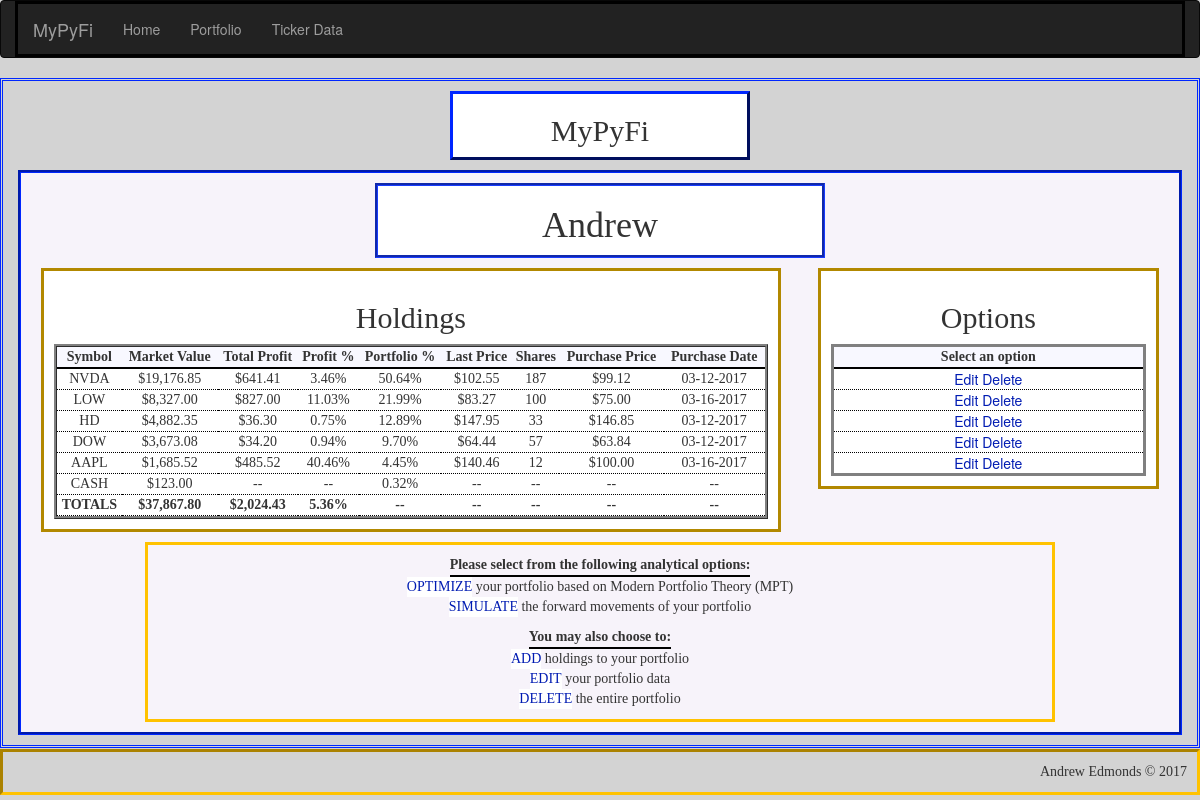
The app's page /portfolio/Andrew, older data.
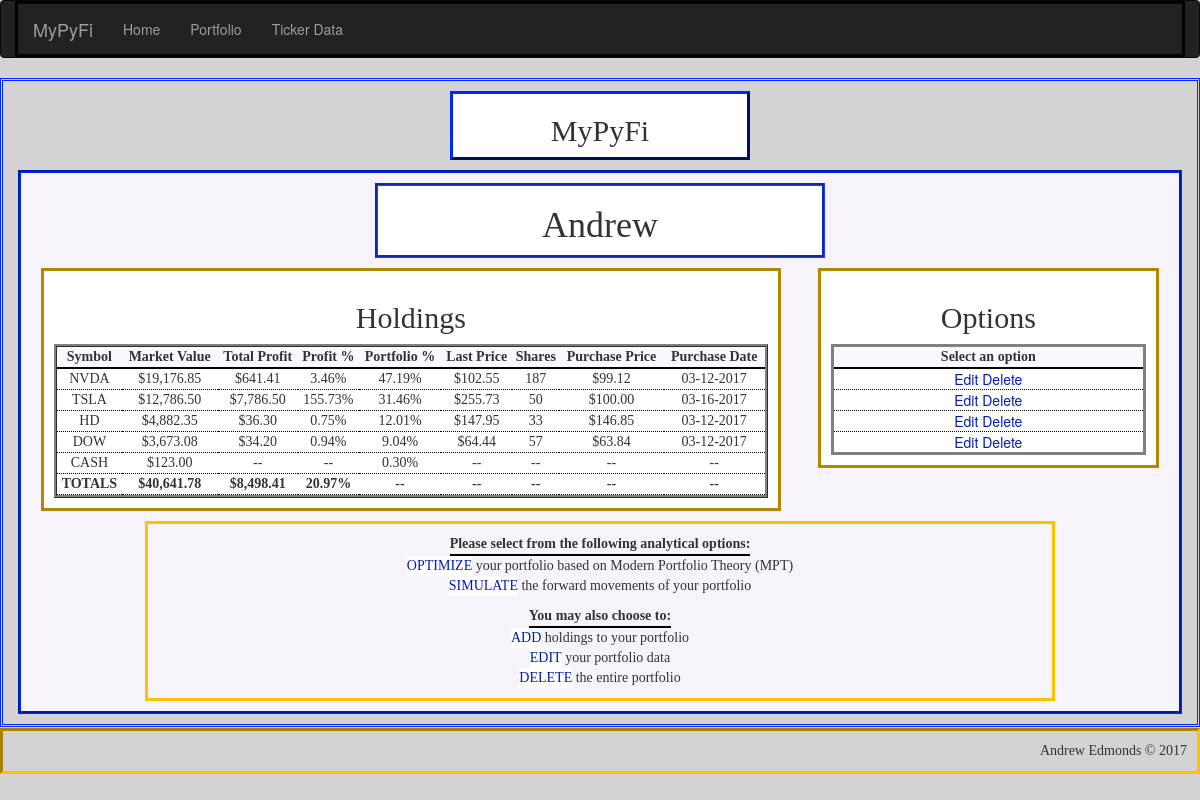
The same page, newer data.
### app/models.py (models this page shows, shortened)
class Portfolio(db.Model):
    __tablename__ = 'portfolios'
    id = db.Column(db.Integer, primary_key=True, autoincrement=True)
    name = db.Column(db.String(25), unique=True)    # name of portfolio
    cash = db.Column(db.Float)                      # cash holdings within portfolio
    market_value = db.Column(db.Float)              # market value of all holdings + cash
    total_profit = db.Column(db.Float)              # total profits of all holdings
    invested = db.Column(db.Float)                  # total amount invested into holdings - excludes cash holding
    profit_percent = db.Column(db.Float)            # percent return on current amount invested - excludes cash holding
    num_holdings = db.Column(db.Integer)            # total number of holdings in portfolio - excludes cash holding
    holdings = db.relationship('Holding', backref='portfolio', lazy='dynamic')

class Holding(db.Model):
    __tablename__ = 'holdings'
    id = db.Column(db.Integer, primary_key=True, autoincrement=True)
    symbol = db.Column(db.String(6))            # stock symbol
    shares = db.Column(db.Integer)              # number of shares held
    market_value = db.Column(db.Float)          # market value of holding
    purch_date = db.Column(db.Date)             # date holding was purchased
    purch_price = db.Column(db.Float)           # share price on purchase date
    last_price = db.Column(db.Float)            # most recent price from pandas_dataframe module
    total_profit = db.Column(db.Float)          # total profits of holding ($)
    profit_percent = db.Column(db.Float)        # percent profit based on initial amount invested
    portfolio_percent = db.Column(db.Float)     # percent holding makes up of overall portfolio
    last_updated = db.Column(db.String)         # date holding's last_price attribute was updated
    portfolio_id = db.Column(db.Integer, db.ForeignKey('portfolios.id'))

### app/main/views.py (the view)
@main.route('/portfolio/<name>', methods=['GET', 'POST'])
def portfolio(name):
    portfolio = Portfolio.query.filter_by(name=name).first()
    if portfolio is None:
        abort(404)
    else:
        session['portfolio'] = str(portfolio.name)
    holding_data = portfolio.holdings.order_by(Holding.portfolio_percent.desc()).all()
    return render_template('portfolio/portfolio.html', name=name, holding_data=holding_data, cash=portfolio.cash)

### app/templates/portfolio/portfolio.html (shortened to what this page needs)
{% extends "base-detailed.html" %}
{% import "bootstrap/wtf.html" as wtf %}
{% block page_title %}
<h2>
    <center>MyPyFi</center>
</h2>
{% endblock %}
{% block main_title %}
<h1>{{ name }}</h1>
{% endblock %}
{% block main_focus %}
{% if not holding_data|count > 0 %}
<h1>
    <center>No Holdings Found!</center>
</h1>
<p>
<center>There are no holdings saved in the portfolio {{ name }}</center></p>
{% else %}
<h2>
    <center>Holdings</center>
</h2>
<table style="width:100%" id="portfolio_table">
    <tr>
        <th>
            <center>Symbol</center>
        </th>
        <th>
            <center>Market Value</center>
        </th>
        <th>
            <center>Total Profit</center>
        </th>
        <th>
            <center>Profit %</center>
        </th>
        <th>
            <center>Portfolio %</center>
        </th>
        <th>
            <center>Last Price</center>
        </th>
        <th>
            <center>Shares</center>
        </th>
        <th>
            <center>Purchase Price</center>
        </th>
        <th>
            <center>Purchase Date</center>
        </th>
    </tr>
    {% for holding in holding_data %}
    <tr>
        <td>
            <center>{{ holding["symbol"] | upper }}</center>
        </td>
        <td>
            <center>{{ "${:,.2f}".format(holding["last_price"]*holding["shares"]) }}</center>
        </td>
        <td>
            <center>{{ "${:,.2f}".format(holding["total_profit"]) }}</center>
        </td>
        <td>
            <center>{{ "{0:.2f}%".format(holding["profit_percent"]*100) }}</center>
        </td>
        <td>
            <center>{{ "{0:.2f}%".format(holding["portfolio_percent"]*100) }}</center>
        </td>
        <td>
            <center>{{ "${:,.2f}".format(holding["last_price"]) }}</center>
        </td>
        <td>
            <center>{{ holding["shares"] }}</center>
        </td>
        <td>
            <center>{{ "${:,.2f}".format(holding["purch_price"]) }}</center>
        </td>
        <td>
            <center>{{ "{:%m-%d-%Y}".format(holding["purch_date"]) }}</center>
        </td>
    </tr>
    {% endfor %}
    <tr id="cash_row">
        <td>
            <center>CASH</center>
        </td>
        <td>
            <center>{{ "${:,.2f}".format(cash) }}</center>
        </td>
        <td>
            <center>--</center>
        </td>
        <td>
            <center>--
            </center>
        </td>
        <td>
            <center>{{
                "{0:.2f}%".format(100*cash/(holding_data|sum(attribute="market_value")+cash))
                }}
            </center>
        </td>
        <td>
            <center>--
            </center>
        </td>
        <td>
            <center>--
            </center>
        </td>
        <td>
            <center>--
            </center>
        </td>
        <td>
            <center>--
            </center>
        </td>
    </tr>
    <tr id="focus_total_row">
        <td>
            <center>TOTALS</center>
        </td>
        <td>
            <center>{{ "${:,.2f}".format(cash + holding_data|sum(attribute="market_value")) }}</center>
        </td>
        <td>
            <center>{{ "${:,.2f}".format(holding_data|sum(attribute="total_profit")) }}</center>
        </td>
        <td>
            <center>{{
                "{0:.2f}%".format(100*holding_data|sum(attribute="total_profit")/holding_data|sum(attribute="market_value"))
                }}
            </center>
        </td>
        <td>
            <center>--
            </center>
        </td>
        <td>
            <center>--
            </center>
        </td>
        <td>
            <center>--
            </center>
        </td>
        <td>
            <center>--
            </center>
        </td>
        <td>
            <center>--
            </center>
        </td>
    </tr>
</table>
{% endif %}
{% endblock %}
{% block main_options %}
{% if not holding_data|count > 0 %}
<h1>
    <center>No Holdings Found!</center>
</h1>
<p>
<center>There are no holdings saved in the portfolio {{ name }}</center></p>
{% else %}
<h2>
    <center>Options</center>
</h2>
<table style="width:100%" id="options_table">
    <tr>
        <th>
            <center>Select an option</center>
        </th>
    </tr>
    {% for holding in holding_data %}
    <tr>
        <td>
            <a class="button"
               href="{{ url_for('main.holding_edit', name=name, symbol=holding['symbol'], holding_id = holding['id'])}}">Edit</a>
            <a class="button"
               href="{{ url_for('main.holding_delete_ask', name=name, symbol=holding['symbol'], holding_id = holding['id'])}}">Delete</a>
        </td>
    </tr>
    {% endfor %}
</table>
{% endif %}
{% endblock %}
{% block verbage %}
<table style="width:100%" id="verbage_action_table">
    <tr>
        <th>
            <center>Please select from the following analytical options:</center>
        </th>
    </tr>
    <tr>
        <td>
            <a class="button" href="{{ url_for('main.portfolio_optimal_ask', name=name) }}">OPTIMIZE</a>
            your portfolio based on Modern Portfolio Theory (MPT)
        </td>
    </tr>
    <tr>
        <td>
            <a class="button" href="{{ url_for('main.portfolio_simulate_ask', name=name) }}">SIMULATE</a>
            the forward movements of your portfolio
        </td>
    </tr>
</table>
<table style="width:100%" id="verbage_edit_table">
    <tr>
        <th>
            <center>You may also choose to:</center>
        </th>
    </tr>
    <tr>
        <td>
            <a class="button" href="{{ url_for('main.holding_add', name=name) }}">ADD</a>
            holdings to your portfolio
        </td>
    </tr>
    <tr>
        <td>
            <a class="button" href="{{ url_for('main.portfolio_edit', name=name) }}">EDIT</a>
            your portfolio data
        </td>
    </tr>
    <tr>
        <td>
            <a class="button" href="{{ url_for('main.portfolio_delete_ask', name=name) }}">DELETE</a> the entire
            portfolio
        </td>
    </tr>
</table>
{% endblock %}

### app/templates/base-detailed.html (shortened to what this page needs)
{% extends "base.html" %}
{% block head %}
{{ super() }}
<link rel="stylesheet" href="{{ url_for('static',filename='css/style_main.css') }}" type="text/css">
{% endblock %}
{% block main_content %}
<div class="title" id="title">
    {% block page_title %}Page title{% endblock %}
</div>
<div class="container" id="main">
    <div class="title" id="main-title">
        {% block main_title %}Main Title{% endblock %}
    </div>
    <div class="container" id="main-focus">
        {% block main_focus %}Main focus{% endblock %}
    </div>
    <div class="container" id="main-options">
        {% block main_options %}main options{% endblock %}
    </div>
    <div class="container" id="verbage">
        {% block verbage %}verbage{% endblock %}
    </div>
</div>
{% endblock %}

### app/templates/base.html (shortened to what this page needs)
{% extends "bootstrap/base.html" %}
{% block head %}
{{ super() }}
{% endblock %}
{% block navbar %}
<div class="navbar navbar-inverse" role="navigation">
    <div class="container">
        <div class="navbar-header">
            <a class="navbar-brand" href="/">MyPyFi</a>
        </div>
        <div class="navbar-collapse collapse">
            <ul class="nav navbar-nav">
                <li><a href="/">Home</a></li>
                <li><a href="{{ url_for('main.portfolio_main') }}">Portfolio</a></li>
                <li><a href="{{ url_for('main.ticker_data') }}">Ticker Data</a></li>
            </ul>
        </div>
    </div>
</div>
{% endblock %}
{% block content %}
<div class="container" id="complete">
    {% block main_content %}{% endblock %}
</div>
{% block footer %}
<div class="footer" id="footer">
    Andrew Edmonds &copy; 2017
</div>
{% endblock %}
{% endblock %}

### app/static/css/style_main.css (style rules this page uses)
body { background-color: lightgray; }
.title { border-style: ridge; margin-left: auto; margin-right: auto; font-family: "Agency FB"; text-align: center; vertical-align: middle; }
.container { border-style: solid; border-color: black; }
#complete { border-color: #0027FF; border-style: double; margin: auto; padding-top: 10px; padding-bottom: 10px; width: 100%; min-height: 85vh; min-height: 550px; }
#main .container { padding: 10px; }
#title { border-color: #001BB2; border-style: outset; width: 300px; vertical-align: middle; background-color: white; }
#main { background-color: #F7F3FA; border-style: groove; border-color: #0027FF; padding: 10px; margin-top: 10px; margin-left: auto; margin-right: auto; width: 100%; }
#main h2 { font-family: "Palatino Linotype"; }
#main th { font-family: "Bitstream Vera Sans Mono"; border-bottom: 2pt solid black; }
#main-title { border-color: #193CFF; border-style: groove; margin-left: auto; margin-right: auto; width: 450px; height: 75px; background-color: white; }
#main-focus { background-color: white; border-color: #B28800; border-style: solid; margin: 10px; margin-right: auto; width: 65%; float: left; }
#portfolio_table { border-collapse: separate; border-style: ridge; background-color: #F4F1F7; }
#main-focus th { background-color: ghostwhite; }
#main-focus td { font-family: "Felix Titling"; border-bottom: 1pt dotted black; background-color: white; }
#focus_total_row { font-weight: bold; }
#main-options { background-color: white; border-color: #B28800; border-style: solid; margin: 10px; margin-left: 10px; margin-right: 10px; width: 30%; float: right; }
#options_table { text-align: center; border-style: solid; background-color: #F4F1F7; }
#main-options th { background-color: ghostwhite; }
#main-options td { font-family: Verdana, "Helvetica Neue", Arial, Helvetica, Geneva, sans-serif; border-bottom: 1pt dotted black; background-color: white; }
#verbage { border-color: #FFC200; border-style: solid; margin-left: auto; margin-right: auto; padding: 10px; width: 80%; min-height: 100px; clear: both; text-align: center; vertical-align: middle; font-family: "Fira Code"; }
#footer { border-style: inset; border-color: #FFC200; margin-top: 1px; padding: 10px; text-align: right; vertical-align: bottom; font-family: "Trebuchet MS"; clear: both; }
#verbage th { display: inline-block; }
.button { background-color: white; color: #001BB2; border: thin; text-align: center; text-decoration: none; display: inline-block; cursor: pointer; }

Row changes from the older to the newer data that the page shows:
removed Holding: symbol "LOW", holding['last_price']*holding['shares'] "$8,327.00", total_profit "$827.00", holding['profit_percent']*100 "11.03%", holding['portfolio_percent']*100 "21.99%", last_price "$83.27", shares "100", purch_price "$75.00", purch_date "03-16-2017"
removed Holding: symbol "AAPL", holding['last_price']*holding['shares'] "$1,685.52", total_profit "$485.52", holding['profit_percent']*100 "40.46%", holding['portfolio_percent']*100 "4.45%", last_price "$140.46", shares "12", purch_price "$100.00", purch_date "03-16-2017"
changed Holding "NVDA": holding['portfolio_percent']*100 "50.64%" → "47.19%"
added Holding: symbol "TSLA", holding['last_price']*holding['shares'] "$12,786.50", total_profit "$7,786.50", holding['profit_percent']*100 "155.73%", holding['portfolio_percent']*100 "31.46%", last_price "$255.73", shares "50", purch_price "$100.00", purch_date "03-16-2017"
changed Holding "HD": holding['portfolio_percent']*100 "12.89%" → "12.01%"
changed Holding "DOW": holding['portfolio_percent']*100 "9.70%" → "9.04%"
Text that changed along with them:
{{ "${:,.2f}".format(cash + holding_data|sum(attribute="market_value")) }}: "$37,867.80" → "$40,641.78"
{{ "${:,.2f}".format(holding_data|sum(attribute="total_profit")) }}: "$2,024.43" → "$8,498.41"
text no longer shown: "0.32% 5.36%"
text now shown: "0.30% 20.97%"
